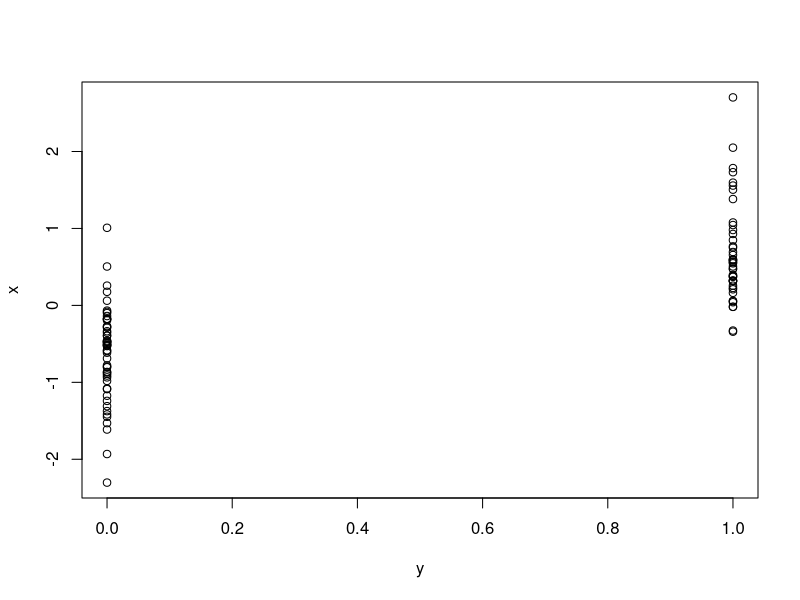
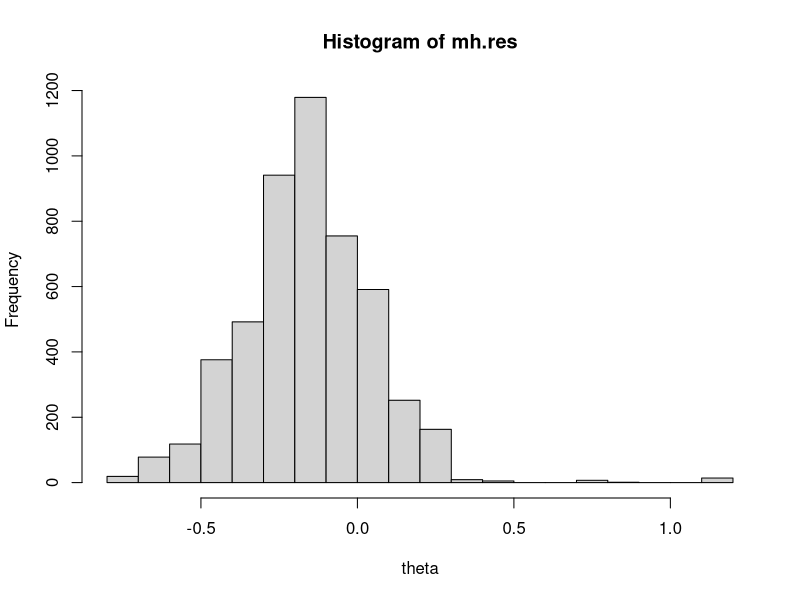

The R script that drew these images, in order:
# a script with examples from the book (see README on my github page) using Metropolis-Hastings sampler
# from page 443

LRMH <- function(y, mu0, sigma0, theta, delta, niter) {
  out <- rep(NA, niter)
  
  for (i in 1:niter) {
    theta.cand <- rnorm(1, mean = theta, sd = delta)
    
    loglik.cand <- sum(dbinom(y, size = 1, prob = exp(theta.cand)/(1 + exp(theta.cand)), log = TRUE))
    logprior.cand <- dnorm(theta.cand, mean = mu0, sd = sigma0, log = TRUE)

    loglik <- sum(dbinom(y, size = 1, prob = exp(theta)/(1 + exp(theta)), log = TRUE))
    logprior <- dnorm(theta, mean = mu0, sd = sigma0, log = TRUE)
    
    ratio <- exp((loglik.cand + logprior.cand) - (loglik + logprior))
    
    if (runif(1) < ratio) {
      theta <- theta.cand
    }
    
    out[i] <- theta
  }
  
  out
}

# simulate some data for logistic regression where response variables
# takes 1 with P(theta)

set.seed(357)
x <- rnorm(100)
z <- 5 * x
theta <- 1/(1 + exp(-z))

y <- rbinom(100, size = 1, prob = theta)

sim.data <- data.frame(y = y, x = x)
plot(sim.data)

# analyze using a "classical" GLM
summary(glm(y ~ -1 + x, data = sim.data, family = binomial)) # works

# analyze using a MH algo
mh.res <- LRMH(y = sim.data$y, mu0 = 3, sigma0 = 2, theta = 3, delta = 3, niter = 5000)
hist(mh.res, xlab = "theta") # wrong, I missed something
